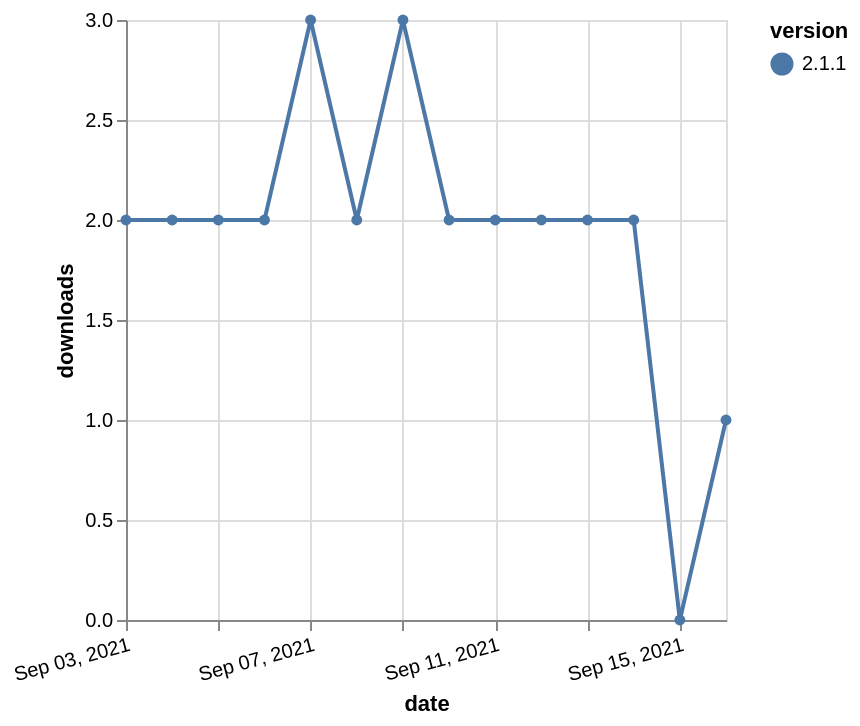

Source (Vega-Lite JSON):
### Vega-Lite specification from a JSON file in a GitHub repository (floating-point values rounded to 4 significant figures)
{"$schema": "https://vega.github.io/schema/vega-lite/v5.json", "description": "A simple bar chart with embedded data.", "data": {"values": [{"date": "2021-09-03", "total": 2230, "delta": 2, "version": "2.1.1"}, {"date": "2021-09-04", "total": 2232, "delta": 2, "version": "2.1.1"}, {"date": "2021-09-05", "total": 2234, "delta": 2, "version": "2.1.1"}, {"date": "2021-09-06", "total": 2236, "delta": 2, "version": "2.1.1"}, {"date": "2021-09-07", "total": 2239, "delta": 3, "version": "2.1.1"}, {"date": "2021-09-08", "total": 2241, "delta": 2, "version": "2.1.1"}, {"date": "2021-09-09", "total": 2244, "delta": 3, "version": "2.1.1"}, {"date": "2021-09-10", "total": 2246, "delta": 2, "version": "2.1.1"}, {"date": "2021-09-11", "total": 2248, "delta": 2, "version": "2.1.1"}, {"date": "2021-09-12", "total": 2250, "delta": 2, "version": "2.1.1"}, {"date": "2021-09-13", "total": 2252, "delta": 2, "version": "2.1.1"}, {"date": "2021-09-14", "total": 2254, "delta": 2, "version": "2.1.1"}, {"date": "2021-09-15", "total": 2254, "delta": 0, "version": "2.1.1"}, {"date": "2021-09-16", "total": 2255, "delta": 1, "version": "2.1.1"}]}, "width": "container", "mark": {"type": "line", "point": {"filled": true}}, "encoding": {"x": {"field": "date", "type": "temporal", "timeUnit": "yearmonthdate", "title": "date", "axis": {"labelAngle": -15}}, "y": {"field": "delta", "type": "quantitative", "title": "downloads"}, "color": {"field": "version", "type": "nominal"}, "tooltip": {"field": "delta"}}}
